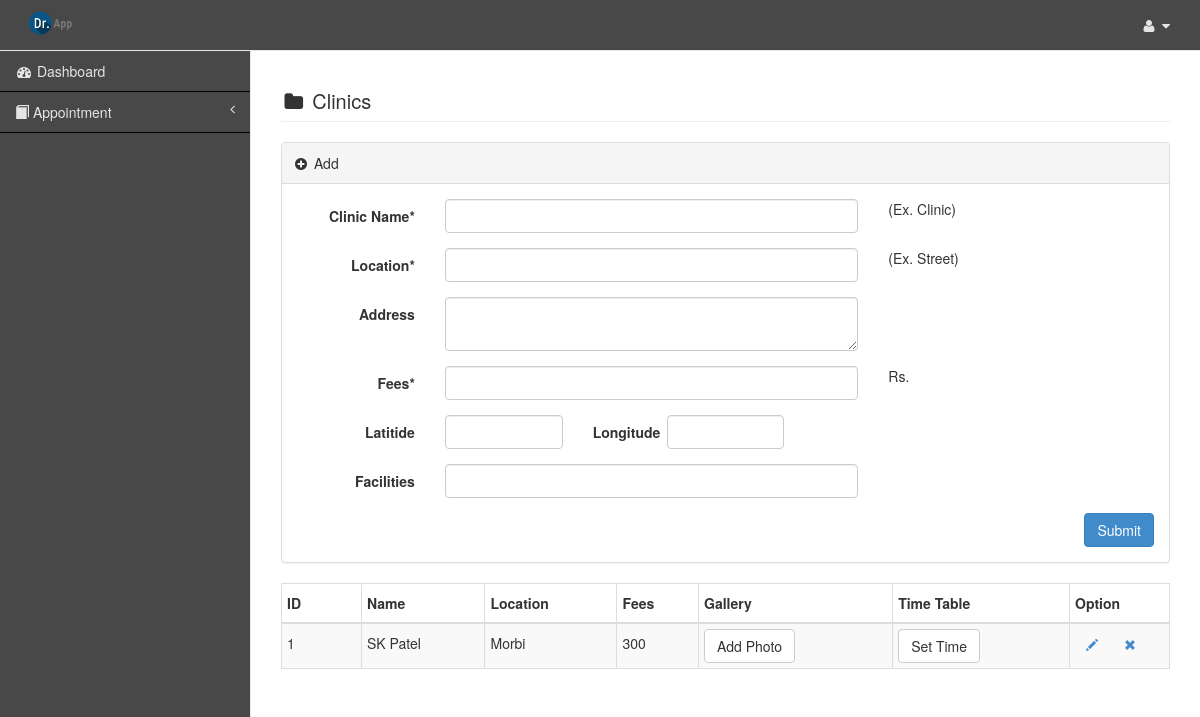
/Source/index.php?component=doctor&action=clinics (signed in), run on the app's committed database.
### tables this page shows
CREATE TABLE IF NOT EXISTS `clinics` (
  `cl_id` int(11) NOT NULL AUTO_INCREMENT,
  `dr_id` int(11) NOT NULL,
  `cl_name` varchar(200) NOT NULL,
  `cl_location` varchar(300) NOT NULL,
  `cl_address` varchar(300) NOT NULL,
  `cl_phone` varchar(15) NOT NULL,
  `cl_latitude` varchar(50) NOT NULL,
  `cl_longitude` varchar(50) NOT NULL,
  `cl_fees` double NOT NULL,
  `cl_discount` double NOT NULL,
  `cl_facilities` longtext NOT NULL,
  PRIMARY KEY (`cl_id`)
);

### Source/views/doctor/clinics.php (the view, shortened to what the rows shown need)
<!DOCTYPE html>
<html>
<head>
<?php echo common::load_view("common","head"); ?>
<link href="<?=ADMIN_THEME ?>css/jquery-ui.css" rel="stylesheet">
</head>
<body>
    <div id="wrapper">
        <div id="page-wrapper">
<div class="row">
<div class="col-lg-12">
<h1 class="page-header"><i class="fa fa-folder fa-fw"></i> Clinics
</h1>
</div>
</div>
<div class="row">
    <div class="col-md-12">
<div class="table-responsive">
                                <table class="table table-striped table-bordered table-hover" id="dataTables-example" >
                                    <thead>
                                        <tr>
                                            <th style="width: 80px;">ID</th>
                                            <th>Name</th>
                                            <th>Location</th>
                                            <th>Fees</th>
                                            <th>Gallery</th>
                                            <th>Time Table</th>
                                            <th  style="width: 100px;">Option</th>
                                        </tr>
                                    </thead>
                                    <tbody>
                                    <? foreach($data as $d){ ?>
                                        <tr class="odd gradeX">
                                            <td><?=$d["cl_id"]; ?></td>
                                            <td><?=$d["cl_name"]; ?></td>
                                            <td><?=$d["cl_location"]; ?></td>
                                            <td><?=$d["cl_fees"]; ?></td>
                                            <td><a href="<?=common::get_component_link(array("clinic","photos"),array("cl_id"=>$d["cl_id"]))?>" class="btn btn-default">Add Photo</a></td>
                                            <td><a href="<?=common::get_component_link(array("clinic","timetable"),array("cl_id"=>$d["cl_id"],"dr_id"=>$drid))?>" class="btn btn-default">Set Time</a></td>
                                            <td class="center">
                                             <a href="<?=common::get_component_link(array('clinic','edit'),array("id"=>$d['cl_id'])); ?>" class="btn btn-sm" title="Edit"><i class="glyphicon glyphicon-pencil"></i></a>
										      <a href="<?=common::get_component_link(array('clinic','delete'),array("id"=>$d['cl_id'])); ?>" class="btn btn-sm"  title="Delete"><i class="glyphicon glyphicon-remove"></i></a>
                                            </td>
                                        </tr>
                                     <? } ?>
                                    </tbody>
                                </table>
                            </div>
    </div>
</div>
			</div>
                  </div>
<?php echo common::load_view("common","load_editor"); ?>
</body>
</html>

### data on the page
clinics: cl_id "1", cl_name "SK Patel", cl_location "Morbi", cl_fees "300"
